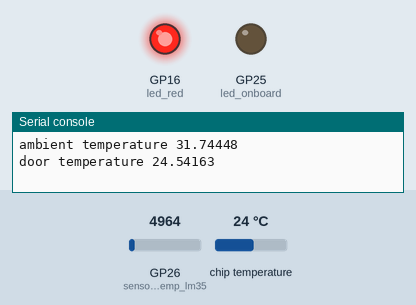
Simulated run of this program. Board: Raspberry Pi Pico running MicroPython. On the bench: output pins drawn as LEDs (lit = HIGH), the last lines printed to the serial console. Inputs (shaded band) come from the test bench; at power-on: chip temperature 24 °C, GP26 (sensor_temp_lm35) = 4964 (analog values on the 0–65535 scale).

Above: at 1.2 s.
1.3 s: chip temperature set to 21 °C
At 5.7 s:
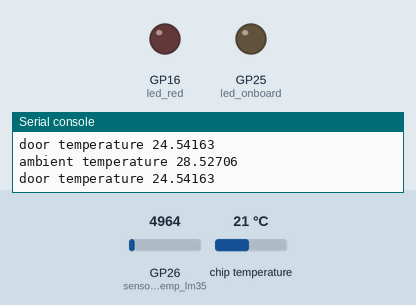
12.1 s: chip temperature set to 34 °C
At 20.9 s:
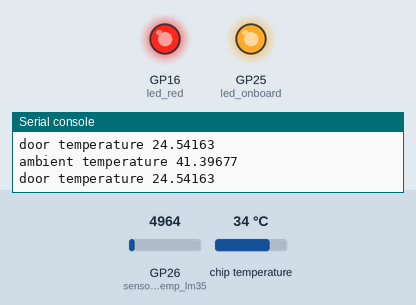
22.5 s: chip temperature set to 1 °C
At 31.3 s:
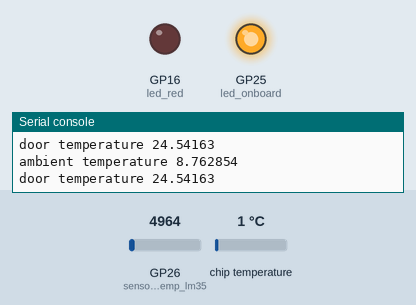
Timing chart, 0 to 38.1 s (numbered marks = the images above; inputs shaded):
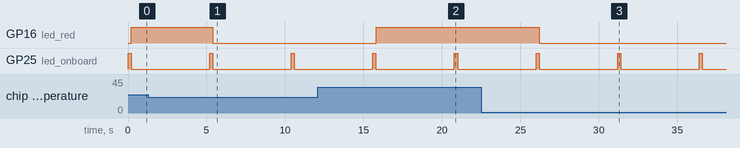

Measured:
- the behaviour switches between 23 and 22 °C on chip temperature (found by bisection; images 0 and 1)
- after the input at 1.3 s, GP16 (led_red): HIGH → LOW after 4.1 s
- after the input at 12.1 s, GP16 (led_red): LOW → HIGH after 3.7 s
- after the input at 22.5 s, GP16 (led_red): HIGH → LOW after 3.7 s
- by itself, GP25 (led_onboard): alternates HIGH for 0.20 s and LOW for 5.0 s

The program:

door-alarm.py
```python
import machine
import utime

# The 3.3V on my Pico is actually 3.24 (as measured)
MY3V3 = 3.24

led_onboard = machine.Pin(25, machine.Pin.OUT)
led_red = machine.Pin(16, machine.Pin.OUT)
sensor_temp_internal = machine.ADC(4)
sensor_temp_lm35 = machine.ADC(26)

led_onboard.value(0)
led_red.value(0)

adc_conversion_factor = MY3V3 / 65535
delta = 200 # milliseconds
cycle_time = 5 # seconds

def blink(pin):
    pin.value(1)
    utime.sleep_ms(delta)
    pin.value(0)

def get_temp_internal():
    reading = sensor_temp_internal.read_u16() * adc_conversion_factor
    return 27 - (reading - 0.706)/0.001721

def get_temp_lm35():
    value = sensor_temp_lm35.read_u16() * adc_conversion_factor
    return value * 100

while True:
    blink(led_onboard)
    temp_ambient = get_temp_internal()
    print('ambient temperature', temp_ambient)
    temp_door = get_temp_lm35()
    print('door temperature', temp_door)
    if temp_door <= temp_ambient - 5:
        led_red.value(1)
    else:
        led_red.value(0)
    utime.sleep(cycle_time)
```
